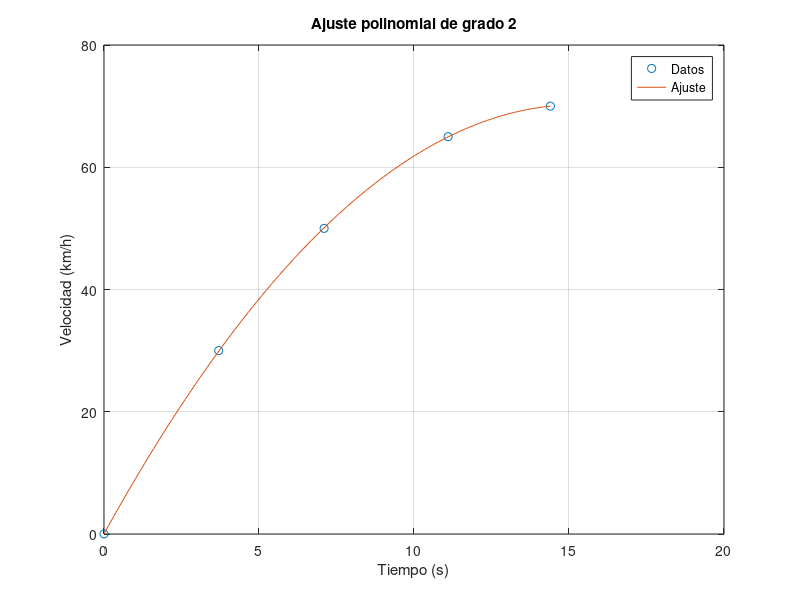

Here is the MATLAB script that generated this plot: (Note: this script raises an error after producing the figure.)
% Datos de velocidad (v) y tiempo (t)
v = [0.0, 30.0, 50.0, 65.0, 70.0];
t = [0.0, 3.7, 7.1, 11.1, 14.4];

% Ajuste del polinomio de grado 2 utilizando mínimos cuadrados
coefficients = polyfit(t, v, 2);

% Crear un vector de tiempo para evaluar el polinomio
t_fit = linspace(0, 14.4, 100); % Vector de tiempo de 0 a 14.4

% Evaluar el polinomio en los valores de tiempo
v_fit = polyval(coefficients, t_fit);

% Mostrar el polinomio de ajuste
fprintf('El polinomio de grado 2 que mejor se ajusta a los datos es: v(t) = %.3ft^2 + %.3ft + %.3f\n', coefficients(1), coefficients(2), coefficients(3));

% Gráfico de los datos originales y el polinomio de ajuste
plot(t, v, 'o', t_fit, v_fit, '-')
legend('Datos', 'Ajuste')
xlabel('Tiempo (s)')
ylabel('Velocidad (km/h)')
title('Ajuste polinomial de grado 2')
grid on
syms t;  % Definir t como una variable simbólica

% Definir la función original
v = @(t) -0.300*t.^2 + 9.184*t + 0.031;

% Calcular la derivada de la función
dv_dt = diff(v(t), t);

% Graficar la función original y su derivada
figure;
subplot(2, 1, 1);
ezplot(v, [0, 14.4]);  % Graficar la función original en el rango de tiempo
xlabel('Tiempo (s)');
ylabel('Velocidad (km/h)');
title('Función original');

subplot(2, 1, 2);
ezplot(dv_dt, [0, 14.4]);  % Graficar la derivada de la función en el rango de tiempo
xlabel('Tiempo (s)');
ylabel('Derivada de la velocidad (km/h)');
title('Derivada de la función');

% Ajustar los títulos y espaciado de los subplots
sgtitle('Gráficos de la función original y su derivada');
subplot(2, 1, 1);
title('Función original');

